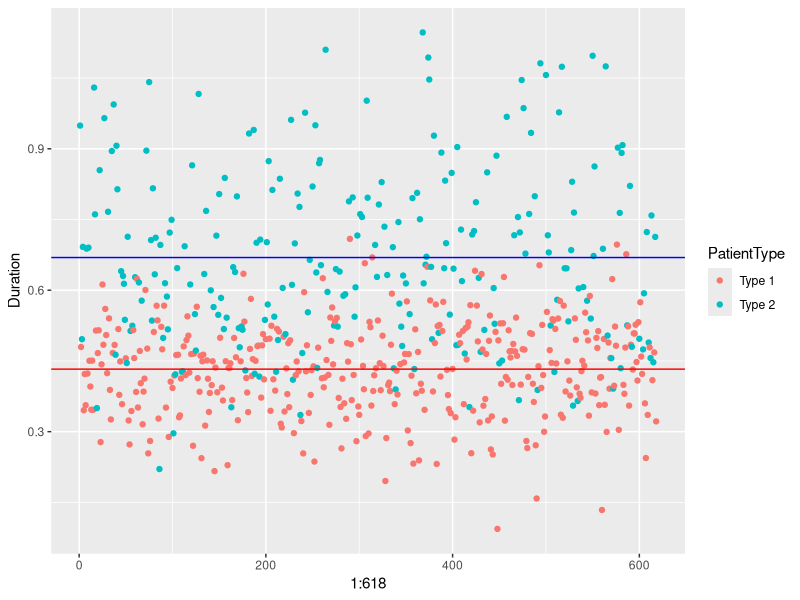
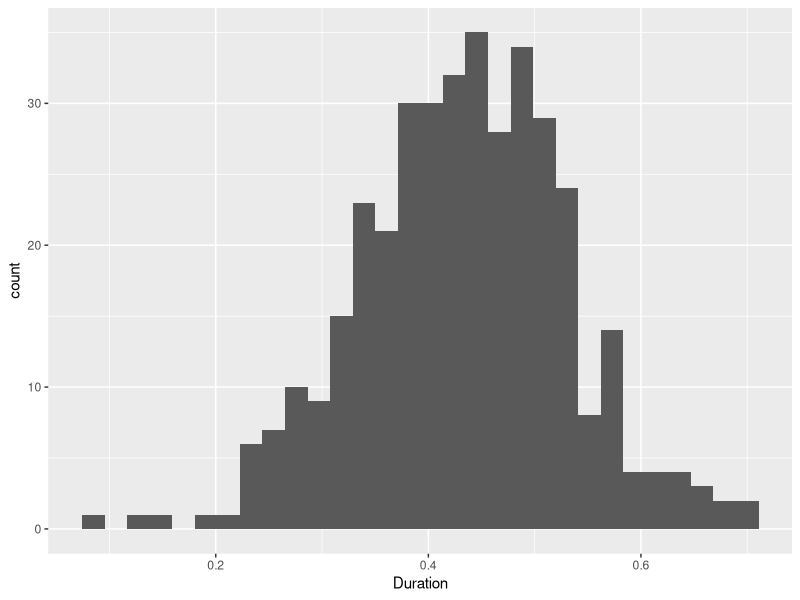
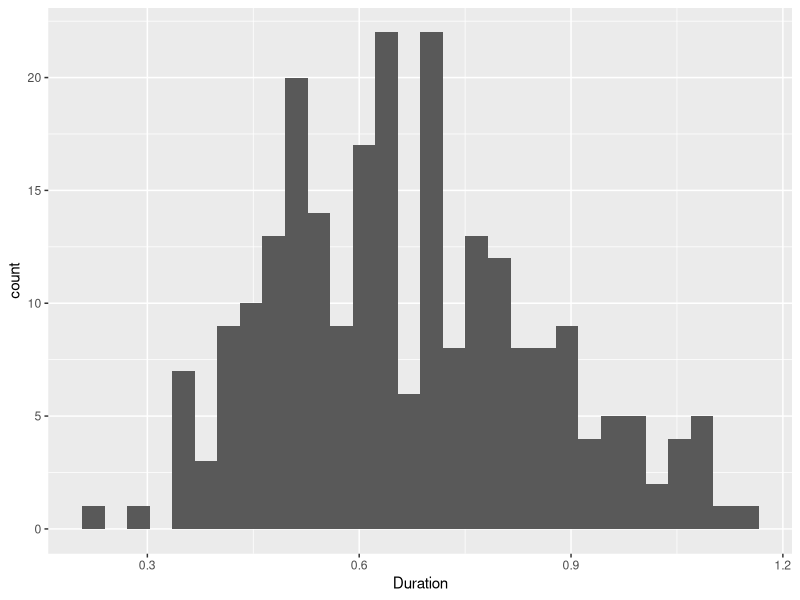
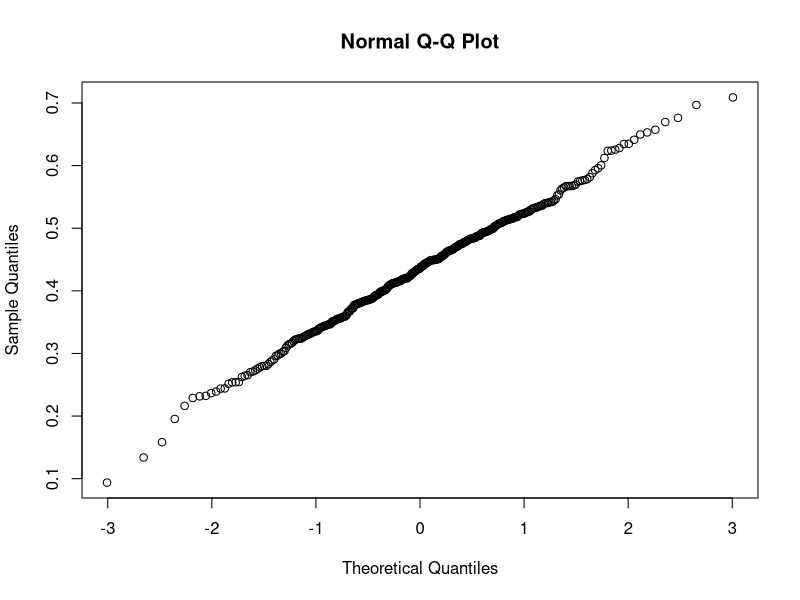
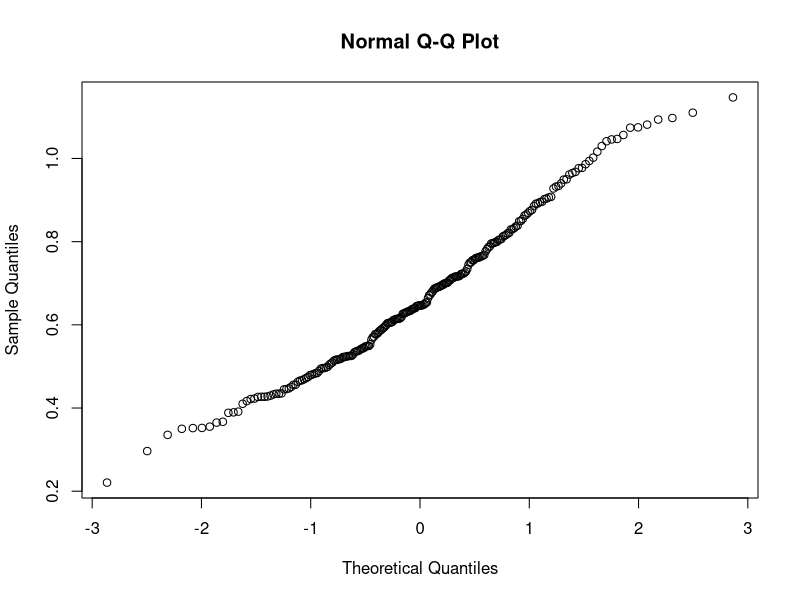
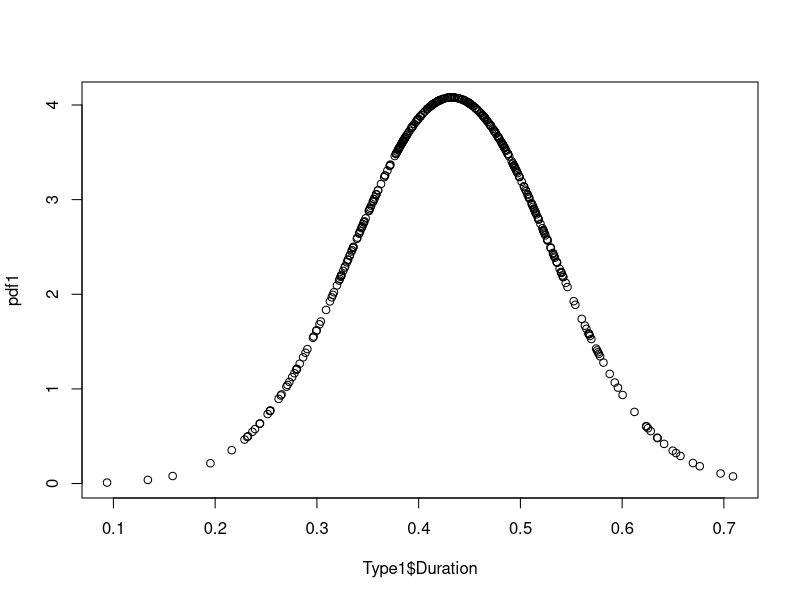
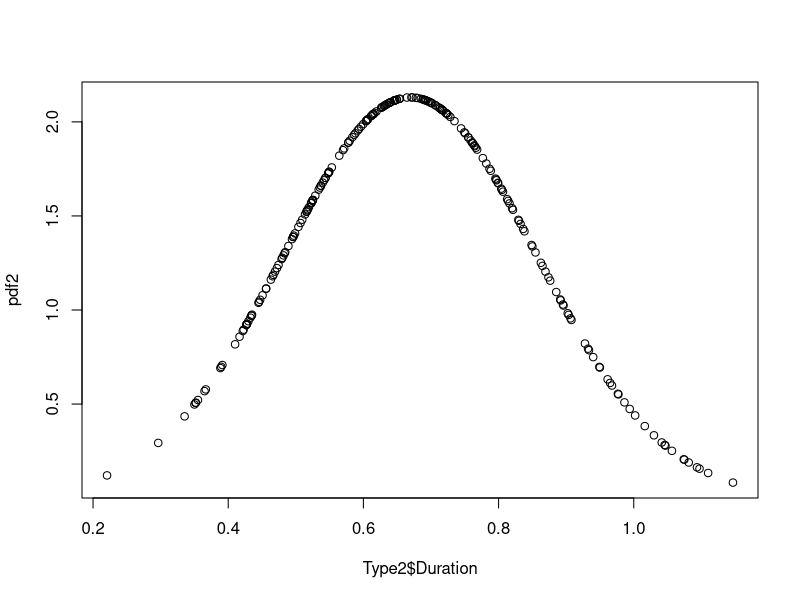
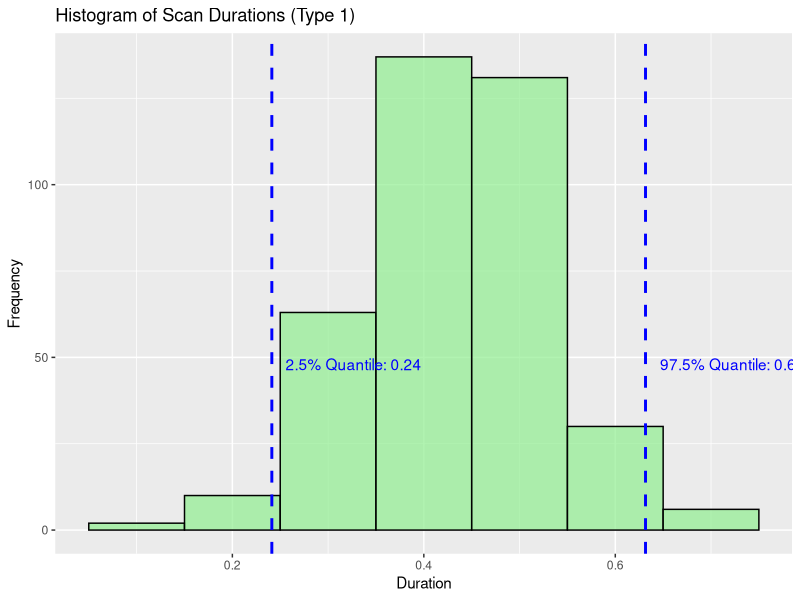

Write R code to recreate these figures, in order.
library(ggplot2)
library(MASS)
library(tidyverse)
library(zoo)
library(dplyr)

#Datasets
ScanRecords <- read.csv("ScanRecords.csv")
ScanRecords$Date <- as.Date(ScanRecords$Date)
Type1 <- dplyr::filter(ScanRecords, PatientType=="Type 1") 
Type2 <- dplyr::filter(ScanRecords, PatientType=="Type 2") 

#Duration Scatterplot 
ggplot(ScanRecords, aes(x=1:618, y=Duration, color = PatientType))+
  geom_point() +
  geom_hline(yintercept = mean(Type1$Duration), color = "red") +
  geom_hline(yintercept = mean(Type2$Duration), color = "blue")

#Duration Histogram
ggplot(Type1) + 
  geom_histogram(aes(x = Duration))
ggplot(Type2) + 
  geom_histogram(aes(x = Duration))

#Duration qqplots
qqnorm(Type1$Duration) #This suggests a normal distribution, which corresponds to the information given
qqnorm(Type2$Duration) #This one is bit weird 

#Duration Normal Distribution PDF plot
pdf1 <- dnorm(Type1$Duration, mean=mean(Type1$Duration), sd = sd(Type1$Duration))
plot(Type1$Duration, pdf1)
pdf2 <- dnorm(Type2$Duration, mean=mean(Type2$Duration), sd = sd(Type2$Duration))
plot(Type2$Duration, pdf2)


##IMPORTANT METRICS FOR DISCRETE EVENT SIMULATION (TYPE 1 PATIENT SCAN DURATION)##
# Calculate mean and standard deviation
mean_duration <- mean(Type1$Duration)
std_dev <- sd(Type1$Duration)
n <- length(Type1$Duration)
std_error <- std_dev / sqrt(n)

# 95% confidence interval using z-value
z_value <- 1.96
ci_lower <- mean_duration - z_value * std_error
ci_upper <- mean_duration + z_value * std_error

# Quantiles
duration_quantiles <- quantile(Type1$Duration, probs = c(0.025, 0.975))

# Create a summary table
duration_type1_summary <- tibble(
  Metric = c(
    "Sample Mean",
    "95% Confidence Interval (Lower)",
    "95% Confidence Interval (Upper)",
    "Standard Deviation",
    "Quantile (2.5%)",
    "Quantile (97.5%)"
  ),
  Value = c(
    mean_duration,
    ci_lower,
    ci_upper,
    std_dev,
    duration_quantiles[1],
    duration_quantiles[2]
  )
)

# Print the summary table
print(duration_type1_summary)


ggplot(Type1, aes(x = Duration)) +
  geom_histogram(binwidth = 0.1, fill = "lightgreen", color = "black", alpha = 0.7) +
  geom_vline(xintercept = duration_quantiles[1], color = "blue", linetype = "dashed", size = 1) +
  geom_vline(xintercept = duration_quantiles[2], color = "blue", linetype = "dashed", size = 1) +
  labs(
    title = "Histogram of Scan Durations (Type 1)",
    x = "Duration",
    y = "Frequency"
  ) +
  annotate(
    "text",
    x = duration_quantiles[1],
    y = max(table(cut(Type1$Duration, breaks = 20))),
    label = paste0("2.5% Quantile: ", round(duration_quantiles[1], 2)),
    hjust = -0.1,
    color = "blue"
  ) +
  annotate(
    "text",
    x = duration_quantiles[2],
    y = max(table(cut(Type1$Duration, breaks = 20))),
    label = paste0("97.5% Quantile: ", round(duration_quantiles[2], 2)),
    hjust = -0.1,
    color = "blue"
  )


### INTERARRIVAL TIMES FOR TYPE 1###
Type1 <- Type1 %>%
  group_by(Date) %>%
  mutate(
    InterArrivalTime = Time - lag(Time),  # Standard inter-arrival time within the same day
    FirstOfDay = row_number() == 1        # Flag for the first record of the day
  ) %>%
  ungroup()

# Handle first times of each day
Type1 <- Type1 %>%
  mutate(
    InterArrivalTime = ifelse(
      FirstOfDay,
      # If first record of the day, calculate time difference with lagged time + 9 hours (17,00 - 8,00 = 9,00)
      Time - lag(Time) + 9,
      InterArrivalTime
    )
  )
    
# Remove remaining NA values (the first time of the first day)
InterArrivalTimes <- Type1$InterArrivalTime[!is.na(Type1$InterArrivalTime)]

# Calculate statistical metrics
mean_interarrival <- mean(InterArrivalTimes)

# Rate parameter for exponential distribution
lambda_rate <- 1 / mean_interarrival


ggplot(Type1, aes(x = InterArrivalTime)) +
  geom_histogram(binwidth = 0.1, fill = "lightgreen", color = "black", alpha = 0.7) +
  labs(
    title = "Histogram of Interarrivaltimes (Type 1)",
    x = "Interarrivaltimes",
    y = "Frequency"
  ) 




#Bootstrapping the mean duration for type 2 
X <- Type2$Duration
B <- 1000 

n <- length(X)                                          # Sample size
X.bar <- mean(X)                                        # Sample mean of X
St.Dev <- sd(X)                                         # Standard deviation of X

X.star_mean <- rep(NA, n)
X.star_sd <- rep(NA,n)

for (b in 1:B) {
  J <- sample.int(n, size = n, replace = TRUE)            # Draw the indices J
  X.star <- X[J]                                      # Draw the bootstrap sample
  X.star_mean[b] <- mean(X.star) 
  X.star_sd[b] <- sd(X.star)
}

mean_duration_type2 <- mean(X.star_mean) #these are the variables of interest to us
SD_duration_type2 <- mean(X.star_sd)

# Monte Carlo Study for the type 2 bootstrap mean (this can take long)
N = 2000
B = 500 
bias = rep(NA, N)
for (i in 1:N){
  mc_type2_duration <- rnorm(length(Type2$Duration),
                             mean = mean_duration_type2,
                             sd = SD_duration_type2)
  X.star_mean <- rep(NA, length(Type2$Duration))
  for (b in 1:B){
    J <- sample.int(length(Type2$Duration), size = length(Type2$Duration), replace = TRUE)
    X.star <- mc_type2_duration[J]                                      # Draw the bootstrap sample
    X.star_mean[b] <- mean(X.star) 
  }
  MCbootstrap_mean <- mean(X.star_mean)
  bias[i] <- (MCbootstrap_mean - mean(mc_type2_duration))^2
}
avg_bias = mean(bias) #very low so should be good 


## BOOTSTRAP patient 1 arrival times with interarival times

# Calculate inter-arrival times
Type1 <- Type1 %>%
  group_by(Date) %>%
  mutate(
    InterArrivalTime = Time - lag(Time),  # Standard inter-arrival time within the same day
    FirstOfDay = row_number() == 1        # Flag for the first record of the day
  ) %>%
  ungroup()

# Handle first times of each day
Type1 <- Type1 %>%
  mutate(
    InterArrivalTime = ifelse(
      FirstOfDay,
      # If first record of the day, calculate time difference with lagged time + 9 hours (17,00 - 8,00 = 9,00)
      Time - lag(Time) + 9,
      InterArrivalTime
    )
  )

# Remove remaining NA values (the first time of the first day)
InterArrivalTimes <- Type1$InterArrivalTime[!is.na(Type1$InterArrivalTime)]

# Calculate rate parameter for exponential distribution
lambda <- 1 / mean(InterArrivalTimes)

# Perform bootstrapping based on exponential distribution
B <- 10000  # Number of bootstrap samples
bootstrap_means <- numeric(B)

for (b in seq_len(B)) {
  # Generate bootstrap sample from exponential distribution
  bootstrap_sample <- rexp(length(InterArrivalTimes), rate = lambda)
  bootstrap_means[b] <- mean(bootstrap_sample)
}

# Calculate bootstrapped mean and 95% confidence interval
bootstrapped_mean <- mean(bootstrap_means)
ci <- quantile(bootstrap_means, probs = c(0.025, 0.975))

# Print results
cat("Bootstrapped Mean Inter-Arrival Time (Exponential):", bootstrapped_mean, "\n")
cat("95% Confidence Interval for Mean Inter-Arrival Time (Exponential):", ci, "\n")

# Plot the bootstrap distribution
ggplot(data.frame(bootstrap_means = bootstrap_means), aes(x = bootstrap_means)) +
  geom_density(fill = "lightblue", alpha = 0.5) +
  geom_vline(xintercept = bootstrapped_mean, color = "red", linetype = "dashed") +
  geom_vline(xintercept = ci[1], color = "blue", linetype = "dotted") +
  geom_vline(xintercept = ci[2], color = "blue", linetype = "dotted") +
  labs(title = "Bootstrap Distribution of Mean Inter-Arrival Time (Exponential)",
       subtitle = paste("95% CI:", round(ci[1], 3), "-", round(ci[2], 3)),
       x = "Mean Inter-Arrival Time", y = "Density") +
  theme_minimal()
